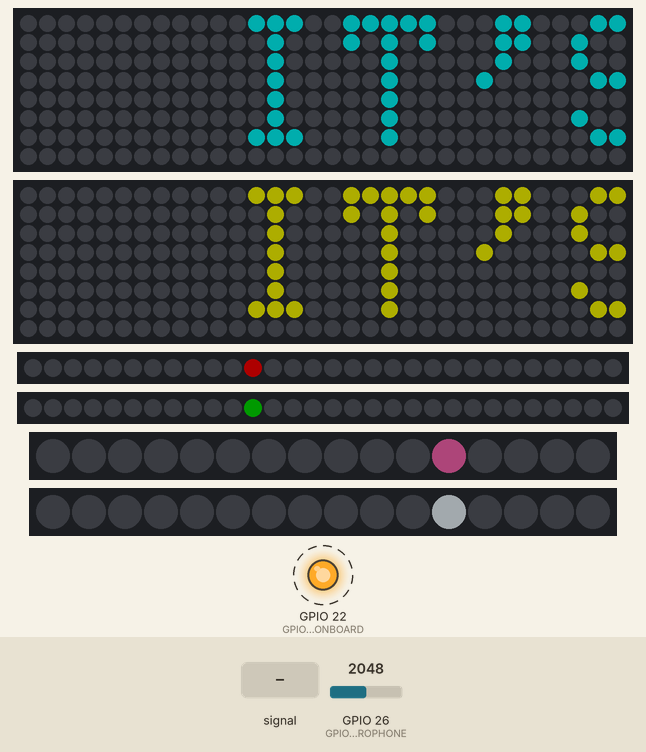
The sketch below on a simulated ESP32. On the bench: 2 × 32×8 RGB LED matrix (first LED top left, wired row by row), 2 × 30 RGB LEDs in strip order, left to right, 2 × 16 RGB LEDs in strip order, left to right, output pins drawn as LEDs (lit = HIGH). Dashed ring = blinking. The test bench sets the inputs (shaded band); at power-on: GPIO 26 (GPIO_MICROPHONE) = 2048. Dim RGB values are drawn brighter than linear; random numbers use the default seed unless the sketch sets one; pins used as bus, display or sensor lines are not drawn.

Above: at 2.2 s.
2.3 s: GPIO 26 (GPIO_MICROPHONE) set to 1181
At 3.55 s:
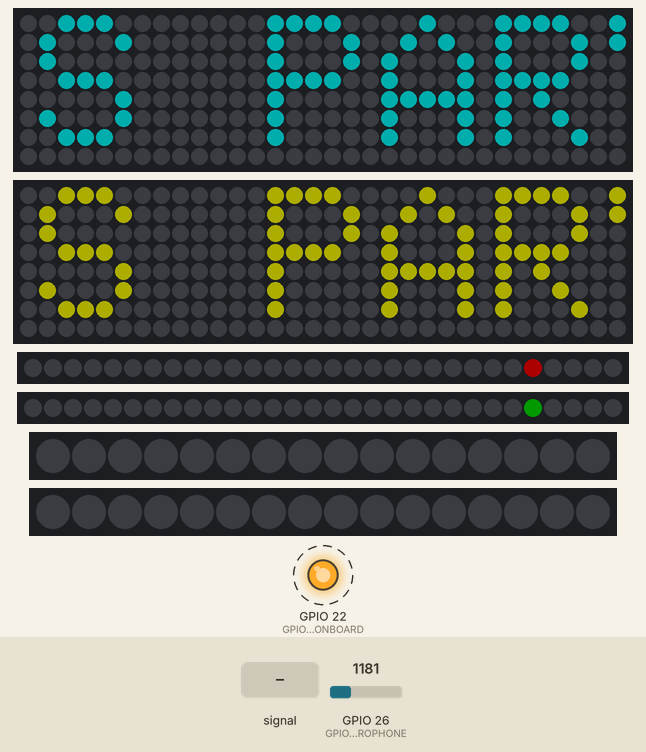
5.3 s: GPIO 26 (GPIO_MICROPHONE) set to 1069
7.8 s: GPIO 26 (GPIO_MICROPHONE) fed a 200 Hz sine of ±327 counts around its level
At 8.3 s:
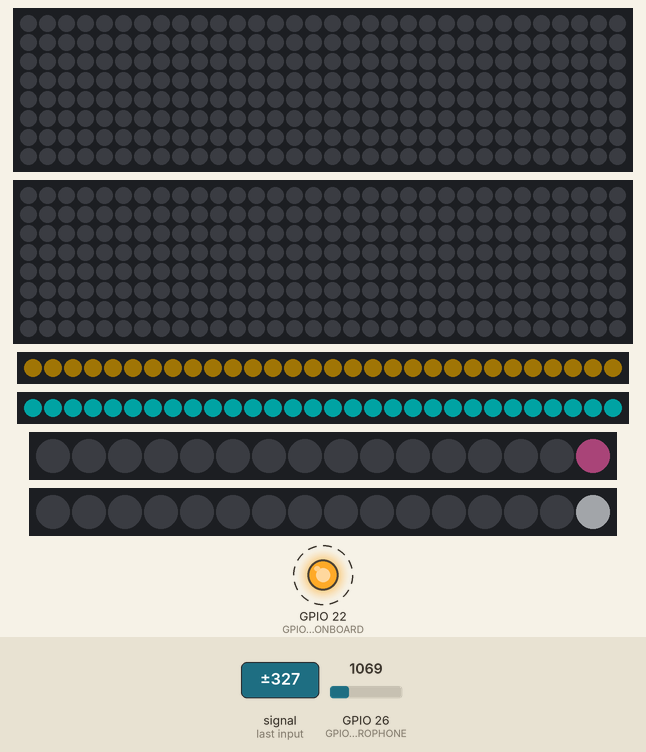
10.8 s: GPIO 26 (GPIO_MICROPHONE) set to 983
13.8 s: GPIO 26 (GPIO_MICROPHONE) fed a 200 Hz sine of ±327 counts around its level
At 15.23 s:
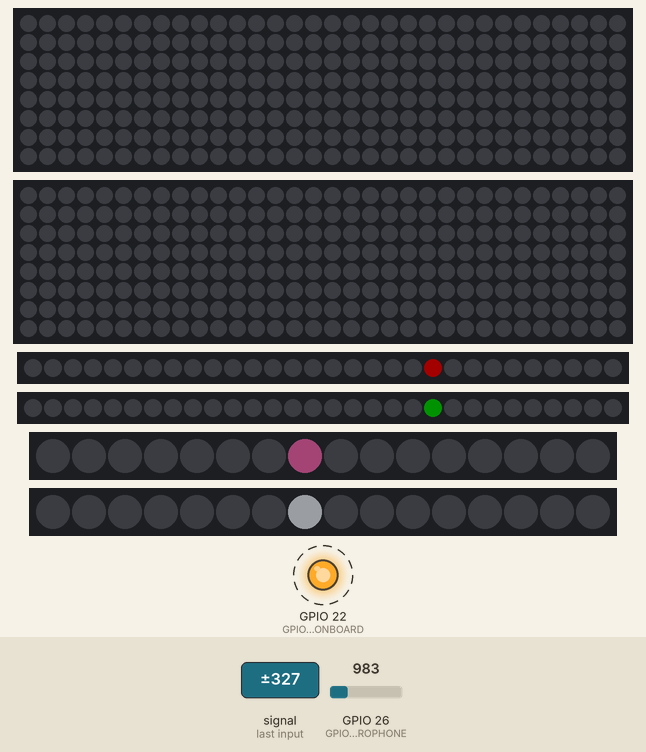
16.8 s: GPIO 26 (GPIO_MICROPHONE) set to 1063
At 20.35 s:
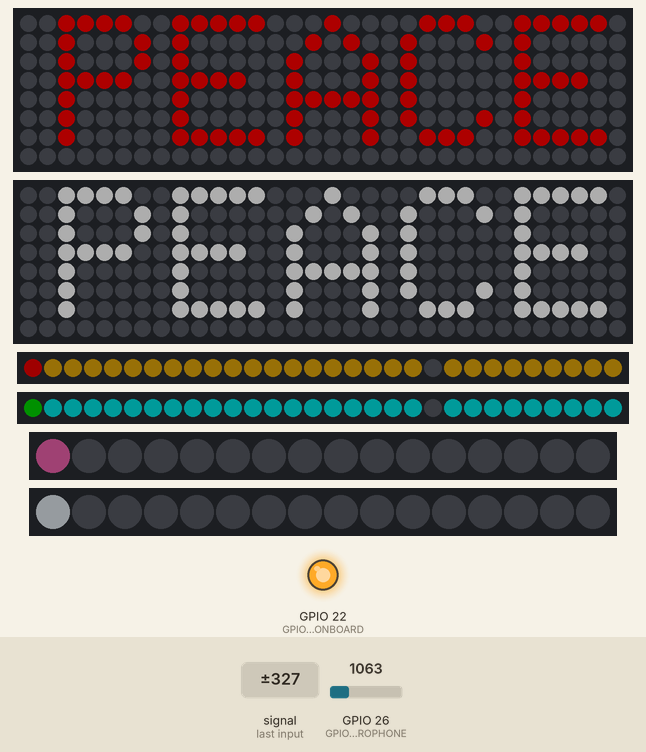
Timing chart, 0 to 21.6 s (numbered marks = the images above; inputs shaded):
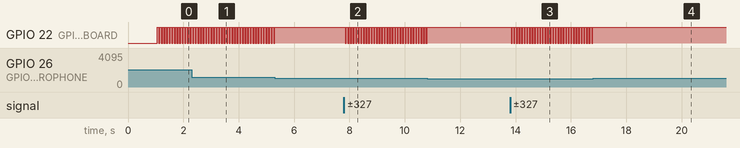

Measured:
- after the input at 7.8 s, GPIO 22 (GPIO_LED_ONBOARD): alternates HIGH for 0.05 s and LOW for 0.05 s, starting at once
- after the input at 13.8 s, GPIO 22 (GPIO_LED_ONBOARD): alternates HIGH for 0.05 s and LOW for 0.05 s, starting at once
- by itself, GPIO 22 (GPIO_LED_ONBOARD): alternates HIGH for 0.05 s and LOW for 0.05 s

The sketch:

led-hoodie.ino
```cpp
// (licence header left out)
#include <FastLED.h>
#include <Adafruit_GFX.h>
#include <Adafruit_NeoMatrix.h>
#include <Adafruit_NeoPixel.h>
#include "pins_arduino.h"
#include "led-colors.hpp"
#include "led-designs.hpp"

constexpr int16_t GPIO_LED_ARM_L = 1;     // PIN 1 on v0.1.0 schematics is GP0
constexpr int16_t GPIO_LED_ARM_R = 4;     // PIN 2 on v0.1.0 schematics is GP1
constexpr int16_t GPIO_LED_BCK_T = 5;     // PIN 4 on v0.1.0 schematics is GP2
constexpr int16_t GPIO_LED_BCK_B = 2;     // PIN 5 on v0.1.0 schematics is GP3
constexpr int16_t GPIO_LED_EYE_L = 0;     // PIN 6 on v0.1.0 schematics is GP4
constexpr int16_t GPIO_LED_EYE_R = 3;     // PIN 7 on v0.1.0 schematics is GP5
constexpr int16_t GPIO_LED_ONBOARD = 22;  // LED at the bottom of the PCB
constexpr int16_t GPIO_MICROPHONE = 26;
constexpr int16_t N_ARM_PIXELS = 30;
constexpr int16_t N_EYE_PIXELS = 16;
constexpr int16_t N_BCK_MATRIX_HGT = 8;
constexpr int16_t N_BCK_MATRIX_WDT = 32;
constexpr uint8_t BRIGHTNESS = 50;
constexpr int ADC_MIN = 0;
constexpr int ADC_MAX = 1023;

CRGB led_arm_l_buf[N_ARM_PIXELS];
CRGB led_arm_r_buf[N_ARM_PIXELS];
CRGB led_eye_l_buf[N_EYE_PIXELS];
CRGB led_eye_r_buf[N_EYE_PIXELS];

Adafruit_NeoMatrix led_bck_top(N_BCK_MATRIX_WDT, N_BCK_MATRIX_HGT, GPIO_LED_BCK_T, NEO_MATRIX_BOTTOM + NEO_MATRIX_RIGHT + NEO_MATRIX_COLUMNS + NEO_MATRIX_ZIGZAG);
Adafruit_NeoMatrix led_bck_bot(N_BCK_MATRIX_WDT, N_BCK_MATRIX_HGT, GPIO_LED_BCK_B, NEO_MATRIX_TOP + NEO_MATRIX_LEFT + NEO_MATRIX_COLUMNS + NEO_MATRIX_ZIGZAG);

constexpr int RETURN_SUCCESS = 0;
int thread_onboard_led_handler();
int setup_arm();
int thread_arm_handler();
int setup_eye();
int thread_eye_handler();
int setup_bck();
int thread_bck_handler_scroll();
int thread_bck_handler_pop();
int thread_bck_handler_music_levels();
int get_microphone_delta();

enum Mode {
  MODE_BACK_SCROLL,
  MODE_BACK_POP,
  MODE_MUSIC_LEVEL,
  MODE_DVD,
};

Mode mode = MODE_BACK_SCROLL;
bool reset_scroll = false;
bool reset_pop = false;

void setup() {
  pinMode(LED_BUILTIN, OUTPUT);
  pinMode(GPIO_LED_ONBOARD, OUTPUT);
  digitalWrite(GPIO_LED_ONBOARD, LOW);
  setup_arm();
  setup_eye();
  setup_bck();
  led_bck_top.setBrightness(BRIGHTNESS);
  led_bck_bot.setBrightness(BRIGHTNESS);
  FastLED.setBrightness(BRIGHTNESS);
  randomSeed(analogRead(0));
}

void loop() {
  static uint32_t last_time = 0;
  static int microphone_delta = 0;

  if (millis() - last_time > 20000) {
    mode = static_cast<Mode>(static_cast<int>(mode) + 1);
    last_time = millis();
  }

  switch (mode) {
    case MODE_BACK_SCROLL:
      get_microphone_delta();
      thread_onboard_led_handler();
      thread_arm_handler();
      thread_eye_handler();
      thread_bck_handler_scroll();
      break;
    case MODE_BACK_POP:
      get_microphone_delta();
      thread_onboard_led_handler();
      thread_arm_handler();
      thread_eye_handler();
      thread_bck_handler_pop();
      break;
    case MODE_MUSIC_LEVEL:
      microphone_delta = get_microphone_delta();
      thread_onboard_led_handler();
      thread_arm_handler();
      thread_eye_handler();
      thread_bck_handler_music_levels(microphone_delta);
      break;
    case MODE_DVD:
      thread_onboard_led_handler();
      thread_arm_handler();
      thread_eye_handler();
      thread_bck_handler_dvd();
      break;
    default:
      mode = MODE_BACK_SCROLL;
      break;
  }

  if (mode != MODE_BACK_SCROLL)
    reset_scroll = true;

  if (mode != MODE_BACK_POP)
    reset_pop = true;

  FastLED.show();
}

int thread_onboard_led_handler() {
  static uint32_t last_time = 0;
  if (millis() - last_time < 1000) {
    return RETURN_SUCCESS;
  }

  digitalWrite(LED_BUILTIN, digitalRead(LED_BUILTIN) == HIGH ? LOW : HIGH);
  // digitalWrite(GPIO_LED_ONBOARD, digitalRead(GPIO_LED_ONBOARD) == HIGH ? LOW : HIGH);

  last_time = millis();
  return RETURN_SUCCESS;
}

int get_microphone_delta() {
  int _min = ADC_MAX;  // Start at opposite ends on purpose
  int _max = ADC_MIN;  // Start at opposite ends on purpose
  int sensor_value = 0;
  int delta = 0;

  for (int i = 0; i < 250; ++i) {
    sensor_value = analogRead(GPIO_MICROPHONE);
    _min = min(sensor_value, _min);
    _max = max(sensor_value, _max);
  }

  delta = _max - _min;
  // Serial.print("Min: ");
  // Serial.print(_min);
  // Serial.print(" Max: ");
  // Serial.print(_max);
  // Serial.print(" Delta: ");
  // Serial.println(delta);

  if (delta > 100)
    digitalWrite(GPIO_LED_ONBOARD, digitalRead(GPIO_LED_ONBOARD) == HIGH ? LOW : HIGH);

  return delta;
}

int setup_arm() {
  FastLED.addLeds<NEOPIXEL, GPIO_LED_ARM_L>(led_arm_l_buf, N_ARM_PIXELS);
  FastLED.addLeds<NEOPIXEL, GPIO_LED_ARM_R>(led_arm_r_buf, N_ARM_PIXELS);

  return RETURN_SUCCESS;
}

int thread_arm_handler() {
  enum ArmMode {
    MODE_ARM_CRAWL,
    MODE_ARM_BREATH,
  };

  static uint32_t last_time = 0;
  static uint32_t last_time_mode = 0;
  static uint32_t i = 0;
  static uint32_t i_ = 0;
  static ArmMode arm_mode = MODE_ARM_CRAWL;
  static bool up = true;

  if (millis() - last_time < 50) {
    return RETURN_SUCCESS;
  }

  if (millis() - last_time_mode > 5000) {
    arm_mode = static_cast<ArmMode>(static_cast<int>(arm_mode) + 1);
    last_time_mode = millis();
  }

  switch (arm_mode) {
    case MODE_ARM_CRAWL:
      if (++i > N_ARM_PIXELS)
        i = 0;

      led_arm_l_buf[i_] = CRGB::Black;
      led_arm_r_buf[i_] = CRGB::Black;
      led_arm_l_buf[i] = CRGB::Red;
      led_arm_r_buf[i] = CRGB::Green;

      i_ = i;
      break;
    case MODE_ARM_BREATH:
      if (up) {
        if (i < BRIGHTNESS)
          i += 1;
        else
          up = false;
      } else {
        if (i > 0)
          i -= 1;
        else
          up = true;
      }
      FastLED.setBrightness(i);
      for (int j = 0; j < N_ARM_PIXELS; j++) {
        led_arm_l_buf[j] = CRGB::DarkGoldenrod;
        led_arm_r_buf[j] = CRGB::DarkTurquoise;
      }
      break;
    default:
      arm_mode = MODE_ARM_CRAWL;
      break;
  }

  last_time = millis();
  return RETURN_SUCCESS;
}

int setup_eye() {
  FastLED.addLeds<NEOPIXEL, GPIO_LED_EYE_L>(led_eye_l_buf, N_EYE_PIXELS);
  FastLED.addLeds<NEOPIXEL, GPIO_LED_EYE_R>(led_eye_r_buf, N_EYE_PIXELS);

  return RETURN_SUCCESS;
}

int thread_eye_handler() {
  static uint32_t last_time = 0;
  static uint32_t i = 0;
  static uint32_t i_ = 0;
  static bool up = true;
  if (millis() - last_time < 25) {
    return RETURN_SUCCESS;
  }

  if (up) {
    if (i < N_EYE_PIXELS)
      i += 1;
    else
      up = false;
  } else {
    if (i > 0)
      i -= 1;
    else
      up = true;
  }

  led_eye_l_buf[i_] = CRGB::Black;
  led_eye_r_buf[i_] = CRGB::Black;
  led_eye_l_buf[i] = CRGB::HotPink;
  led_eye_r_buf[i] = CRGB::AliceBlue;

  i_ = i;
  last_time = millis();
  return RETURN_SUCCESS;
}

int setup_bck() {
  led_bck_top.begin();
  led_bck_top.setTextWrap(false);
  led_bck_top.setTextColor(LED_CYAN_HIGH);

  led_bck_bot.begin();
  led_bck_bot.setTextWrap(false);
  led_bck_bot.setTextColor(LED_ORANGE_HIGH);

  led_bck_top.fillScreen(LED_WHITE_LOW);
  led_bck_top.show();
  led_bck_bot.fillScreen(LED_WHITE_LOW);
  led_bck_bot.show();
  delay(1000);
  led_bck_top.clear();
  led_bck_top.show();
  led_bck_bot.clear();
  led_bck_bot.show();

  return RETURN_SUCCESS;
}

int thread_bck_handler_scroll() {
  const char *quotes[] = {
    "IT'S PARTY TIME        ",
    "VERY NICE, HOW MUCH?   ",
    "TO INFINITY AND BEYOND ",
    "I AM GROOT  I AM GROOT ",
    "ARE YOU HIGH YET?      ",
    "GIVE HIM THAT HAWK TUAH",
    "WELCOME HOME FARMILY   ",
  };
  const int n_quotes = sizeof(quotes) / sizeof(quotes[0]);
  static int index = random(0, n_quotes);
  static int x = led_bck_top.width();
  static int next = false;
  static uint32_t last_time = 0;
  if (millis() - last_time < 10) {
    return RETURN_SUCCESS;
  }

  if (reset_scroll) {
    x = led_bck_top.width();
    next = true;
    reset_scroll = false;
  }

  if (next) {
    index = random(0, n_quotes);
    next = false;
  }

  led_bck_top.clear();
  led_bck_top.setTextColor(LED_CYAN_HIGH);
  led_bck_top.setCursor(x, 0);
  led_bck_top.write(quotes[index]);
  led_bck_top.show();
  led_bck_bot.clear();
  led_bck_bot.setTextColor(LED_ORANGE_HIGH);
  led_bck_bot.setCursor(x, 0);
  led_bck_bot.write(quotes[index]);
  led_bck_bot.show();

  if (--x < -125) {
    x = led_bck_top.width();
    next = true;
  }

  last_time = millis();
  return RETURN_SUCCESS;
}

int thread_bck_handler_pop() {
  static uint32_t last_time = 0;
  static uint32_t pass = 0;
  if (millis() - last_time < 1000) {
    return RETURN_SUCCESS;
  }

  if (reset_pop) {
    pass = 1;
    reset_pop = false;
  }

  uint16_t TOP_COLOR = LED_RED_HIGH;
  uint16_t BOT_COLOR = LED_WHITE_HIGH;

  led_bck_top.clear();
  led_bck_top.show();
  led_bck_bot.clear();
  led_bck_bot.show();
  led_bck_top.setTextColor(TOP_COLOR);
  led_bck_bot.setTextColor(BOT_COLOR);

  int offset;
  String str;
  bool update;
  switch (pass) {
    case 1:
      str = "PEACE";
      offset = (led_bck_top.width() / 2) - 14;
      update = true;
      break;
    case 2:
      led_bck_top.drawBitmap((led_bck_top.width() / 2) - 3, 0, led_designs::bitmap_heart_7_x_7, 7, 7, TOP_COLOR);
      led_bck_top.drawBitmap(1, 0, led_designs::bitmap_heart_7_x_7, 7, 7, TOP_COLOR);
      led_bck_top.drawBitmap(led_bck_top.width() - 8, 0, led_designs::bitmap_heart_7_x_7, 7, 7, TOP_COLOR);
      led_bck_bot.drawBitmap((led_bck_top.width() / 2) - 3, 0, led_designs::bitmap_heart_7_x_7, 7, 7, BOT_COLOR);
      led_bck_bot.drawBitmap(1, 0, led_designs::bitmap_heart_7_x_7, 7, 7, BOT_COLOR);
      led_bck_bot.drawBitmap(led_bck_top.width() - 8, 0, led_designs::bitmap_heart_7_x_7, 7, 7, BOT_COLOR);
      break;
    case 3:
      str = "&";
      offset = (led_bck_top.width() / 2) - 2;
      update = true;
      break;
    case 4:
      str = "WUBZ";
      offset = (led_bck_top.width() / 2) - 11;
      update = true;
      break;
    default:
      pass = 0;
      break;
  }

  if (update) {
    led_bck_top.setCursor(offset, 0);
    led_bck_top.write(str.c_str());
    led_bck_bot.setCursor(offset, 0);
    led_bck_bot.write(str.c_str());
    update = false;
  }

  pass += 1;
  led_bck_top.show();
  led_bck_bot.show();

  last_time = millis();
  return RETURN_SUCCESS;
}

int thread_bck_handler_music_levels(int delta) {
  static uint32_t last_time = 0;

  if (millis() - last_time < 25) {
    return RETURN_SUCCESS;
  }

  static int cache_top[N_BCK_MATRIX_WDT] = {0};
  static int cache_bot[N_BCK_MATRIX_WDT] = {0};

  led_bck_top.clear();
  led_bck_bot.clear();

  int level = random(0, N_BCK_MATRIX_HGT - 3);  // Allow for adj to increase by 1-2
  int adj = static_cast<int>(static_cast<float>(delta) / 50.0);
  level += adj;
  // Serial.print(delta);
  // Serial.print(" ");
  // Serial.println(adj);
  cache_top[0] = -level; // +1 makes no sense to me but that's what makes height equal to bottom
  cache_bot[0] = level + 1;

  for (int i = N_BCK_MATRIX_WDT - 1; i > 0; i--) {
    cache_top[i] = cache_top[i - 1];
    cache_bot[i] = cache_bot[i - 1];
    led_bck_top.drawFastVLine(i, N_BCK_MATRIX_HGT + 1, cache_top[i], LED_PURPLE_HIGH);
    led_bck_bot.drawFastVLine(i, -1, cache_bot[i], LED_RED_HIGH);
  }

  led_bck_top.drawFastVLine(0, N_BCK_MATRIX_HGT + 1, cache_top[0], LED_PURPLE_HIGH);
  led_bck_bot.drawFastVLine(0, -1, cache_bot[0], LED_RED_HIGH);

  led_bck_top.show();
  led_bck_bot.show();

  last_time = millis();
  return RETURN_SUCCESS;
}

enum DVD_DIRECTION {
  DVD_DIRECTION_LEFT,
  DVD_DIRECTION_RIGHT,
  DVD_DIRECTION_UP,
  DVD_DIRECTION_DOWN,
};

int thread_bck_handler_dvd() {
  static uint32_t last_time = 0;

  if (millis() - last_time < 333) {
    return RETURN_SUCCESS;
  }

  const char word[] = "DVD";
  const int word_hgt = 7;
  const int word_wdt = 4*sizeof(word);
  static int cache_x = 0;
  static int cache_y = 0;
  static DVD_DIRECTION x_direction = DVD_DIRECTION_LEFT;
  static DVD_DIRECTION y_direction = DVD_DIRECTION_DOWN;

  led_bck_top.clear();
  led_bck_bot.clear();

  if (x_direction == DVD_DIRECTION_LEFT) {
    if (cache_x == 0)
      x_direction = DVD_DIRECTION_RIGHT;
    else
      cache_x--;
  }
  else {
    if (cache_x == (N_BCK_MATRIX_WDT - word_wdt - 1))
      x_direction = DVD_DIRECTION_LEFT;
    else
      cache_x++;
  }

  if (y_direction == DVD_DIRECTION_UP) {
    if (cache_y == 0)
      y_direction = DVD_DIRECTION_DOWN;
    else
      cache_y--;
  }
  else {
    if (cache_y == ((2*N_BCK_MATRIX_HGT) - word_hgt))
      y_direction = DVD_DIRECTION_UP;
    else
      cache_y++;
  }

  led_bck_top.setTextColor(LED_RED_HIGH);
  led_bck_top.setCursor(cache_x, cache_y);
  led_bck_top.write(word);
  led_bck_bot.setTextColor(LED_RED_HIGH);
  led_bck_bot.setCursor(cache_x, cache_y - N_BCK_MATRIX_HGT);
  led_bck_bot.write(word);

  led_bck_top.show();
  led_bck_bot.show();

  last_time = millis();
  return RETURN_SUCCESS;
}
```

led-colors.hpp
```cpp
/**
 * @file led-colors.h
 * @brief LED Colors
 * @details This file contains the color definitions for the LEDs.
 *
 * Useful for NeoPixel libraries. FastLED has CRGB type.
 */

#pragma once

#define LED_BLACK		    0

#define LED_RED_VERYLOW 	(3 <<  11)
#define LED_RED_LOW 		(7 <<  11)
#define LED_RED_MEDIUM 		(15 << 11)
#define LED_RED_HIGH 		(31 << 11)

#define LED_GREEN_VERYLOW	(1 <<  5)
#define LED_GREEN_LOW 		(15 << 5)
#define LED_GREEN_MEDIUM 	(31 << 5)
#define LED_GREEN_HIGH 		(63 << 5)

#define LED_BLUE_VERYLOW	3
#define LED_BLUE_LOW 		7
#define LED_BLUE_MEDIUM 	15
#define LED_BLUE_HIGH 		31

#define LED_ORANGE_VERYLOW	(LED_RED_VERYLOW + LED_GREEN_VERYLOW)
#define LED_ORANGE_LOW		(LED_RED_LOW     + LED_GREEN_LOW)
#define LED_ORANGE_MEDIUM	(LED_RED_MEDIUM  + LED_GREEN_MEDIUM)
#define LED_ORANGE_HIGH		(LED_RED_HIGH    + LED_GREEN_HIGH)

#define LED_PURPLE_VERYLOW	(LED_RED_VERYLOW + LED_BLUE_VERYLOW)
#define LED_PURPLE_LOW		(LED_RED_LOW     + LED_BLUE_LOW)
#define LED_PURPLE_MEDIUM	(LED_RED_MEDIUM  + LED_BLUE_MEDIUM)
#define LED_PURPLE_HIGH		(LED_RED_HIGH    + LED_BLUE_HIGH)

#define LED_CYAN_VERYLOW	(LED_GREEN_VERYLOW + LED_BLUE_VERYLOW)
#define LED_CYAN_LOW		(LED_GREEN_LOW     + LED_BLUE_LOW)
#define LED_CYAN_MEDIUM		(LED_GREEN_MEDIUM  + LED_BLUE_MEDIUM)
#define LED_CYAN_HIGH		(LED_GREEN_HIGH    + LED_BLUE_HIGH)

#define LED_WHITE_VERYLOW	(LED_RED_VERYLOW + LED_GREEN_VERYLOW + LED_BLUE_VERYLOW)
#define LED_WHITE_LOW		(LED_RED_LOW     + LED_GREEN_LOW     + LED_BLUE_LOW)
#define LED_WHITE_MEDIUM	(LED_RED_MEDIUM  + LED_GREEN_MEDIUM  + LED_BLUE_MEDIUM)
#define LED_WHITE_HIGH		(LED_RED_HIGH    + LED_GREEN_HIGH    + LED_BLUE_HIGH)
```

led-designs.hpp
```cpp
/**
 * @file led-designs.h
 * @brief LED Designs
 * @details This file contains the LED designs for the LED Hoodie project.
 */

#pragma once

namespace led_designs
{

constexpr uint8_t bitmap_heart_7_x_7[7] = {
    0x36 << 1,
    0x7F << 1,
    0x7F << 1,
    0x7F << 1,
    0x3E << 1,
    0x1C << 1,
    0x08 << 1,
};

constexpr uint8_t bitmap_box_4x4[4] = {
    0xF0,  // Top line
    0x90,  // Left and right
    0x90,  // Left and right
    0xF0,  // Bottom line
};

constexpr uint8_t bitmap_lines_4x4[4] = {
    0xA0,  // Top line
    0x00,  // Left and right
    0x00,  // Left and right
    0x50,  // Bottom line
};

}
```
